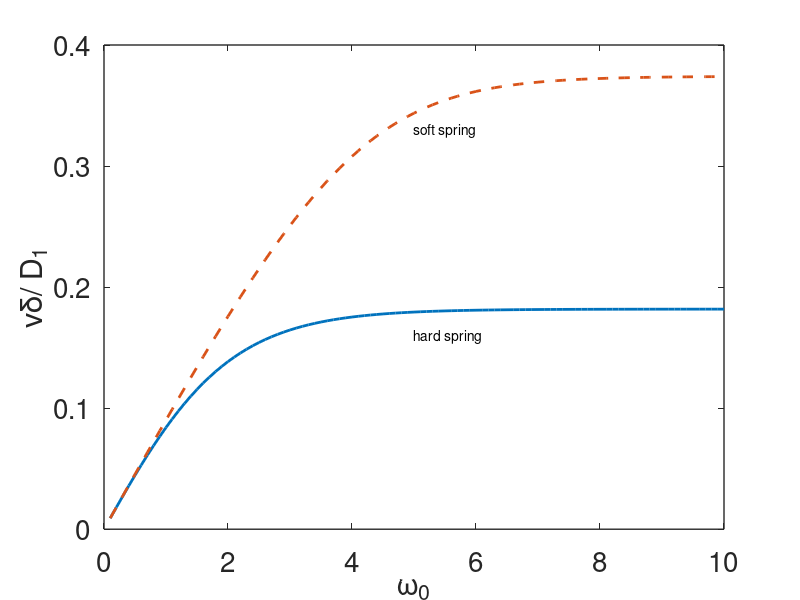

MATLAB code to generate this figure:
%  -------------------------------------------------------------------
%
%   Velocity of a motor pulling a cargo.
%
%   For Chapter 15, Section 15.11.2 of
%   Keener and Sneyd, Mathematical Physiology, 3rd Edition, Springer.
%
%   Written by James Keener and James Sneyd.
%
%  -------------------------------------------------------------------
clear all
close all
clc

set(0,                           ...
   'defaultaxesfontsize', 20,   ...
   'defaultaxeslinewidth', 1.0, ...
   'defaultlinelinewidth', 2.0,...
   'defaultlinemarkersize',12);


dr = 0.1;  %the ratio of diffusion coefficients D2/D1
w = [0.1:.1:10];
% The hard spring limit
ex=exp(w);
v = 2*(dr/(1+dr))*(ex-1)./(ex+1);

% the soft spring limit.
% use bisection to find wl
n = length(w);
wa = zeros(1,n);
wl = wa;
f = 2*(ex-1)./(ex+1);;
fa = f-dr*wl;
wb = w;
wl = wb;
f = wl.^2.*(1-exp(w-wl))./((exp(w)-1).*(exp(-wl)-1)+wl.*(exp(w-wl)-1));
fb = f-dr*wl;

%now do bisection
for j = 1:25
    wl = (wa+wb)/2;
    f = wl.^2.*(1-exp(w-wl))./((exp(w)-1).*(exp(-wl)-1)+wl.*(exp(w-wl)-1));
    ft = f-dr*wl;
    ftest = ft.*fa;
    indx = find(ftest>=0);
    wa(indx) = wl(indx);
    indx = find(ftest<0);
    wb(indx) = wl(indx);

end
v2 = dr*wl;

plot(w,v, w ,v2,'--')
text(5,.16,'hard spring')
text(5,.33,'soft spring')
xlabel('\omega_0')
ylabel('v\delta/ D_1')

out=[w' v' v2'];
%save('cargo.dat','-ascii','out')
